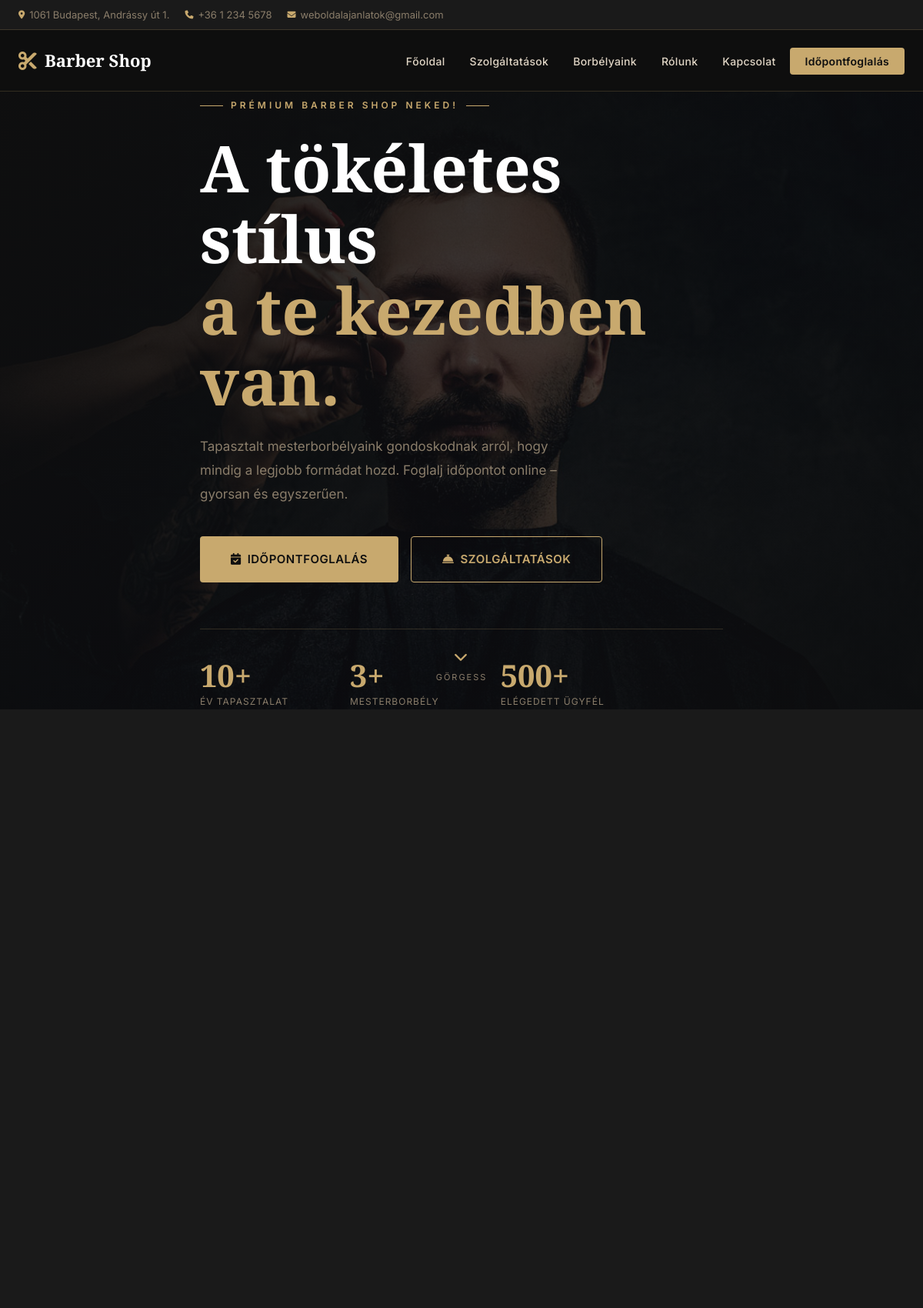
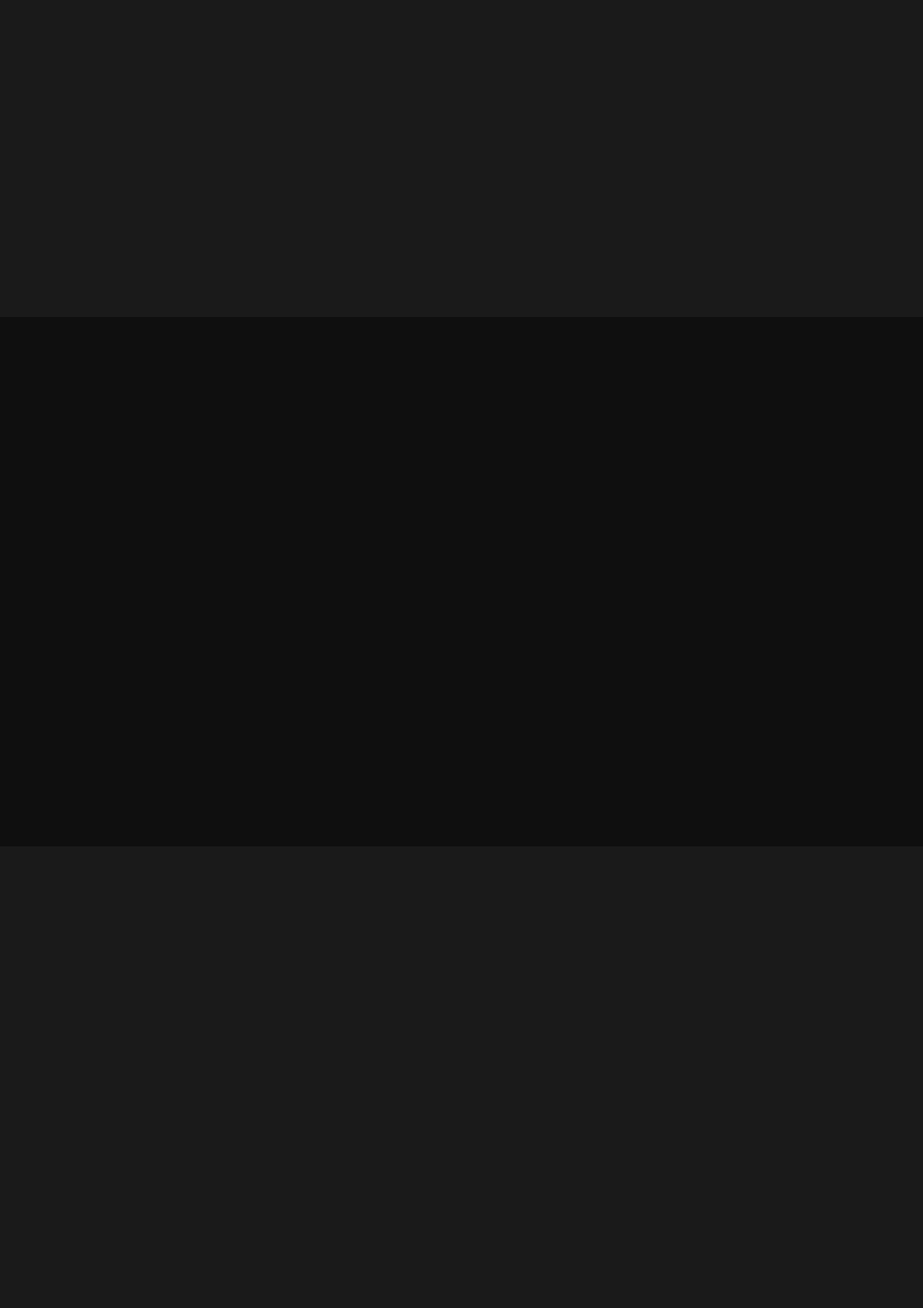
The page / (upper part) on the database its author committed (2 pictures, top to bottom).
### tables this page shows
CREATE TABLE `menu_items` (
  `id` int(11) NOT NULL,
  `menu_id` int(11) NOT NULL,
  `parent_id` int(11) DEFAULT 0,
  `label` varchar(100) NOT NULL,
  `url` varchar(255) DEFAULT NULL,
  `page_id` int(11) DEFAULT NULL,
  `sort_order` int(11) DEFAULT 0,
  `target` varchar(20) DEFAULT '_self'
);

CREATE TABLE `settings` (
  `setting_key` varchar(100) NOT NULL,
  `setting_value` text DEFAULT NULL
);

### includes/functions.php (called while the page is built, shortened)
<?php
function get_setting(string $key, string $default = ''): string {
    global $pdo;
    static $cache = [];
    if (array_key_exists($key, $cache)) return $cache[$key];
    $stmt = $pdo->prepare("SELECT setting_value FROM settings WHERE setting_key = ? LIMIT 1");
    $stmt->execute([$key]);
    $val = $stmt->fetchColumn();
    $cache[$key] = ($val !== false) ? $val : $default;
    return $cache[$key];
}
function e(?string $str): string {
    return htmlspecialchars((string)($str ?? ''), ENT_QUOTES, 'UTF-8');
}

### includes/schema.php (called while the page is built, shortened)
<?php
function schema_local_business(): string {
    $name    = get_setting('site_name',    'Barber Shop');
    $address = get_setting('site_address', '');
    $phone   = get_setting('site_phone',   '');
    $email   = get_setting('site_email',   '');
    $schema = [
        '@context'   => 'https://schema.org',
        '@type'      => 'HairSalon',
        'name'       => $name,
        'url'        => BASE_URL,
        'telephone'  => $phone,
        'email'      => $email,
        'address'    => [
            '@type'         => 'PostalAddress',
            'streetAddress' => $address,
        ],
        'priceRange' => '$$',
        'image'      => BASE_URL . '/assets/images/hero-bg.jpg',
        'openingHoursSpecification' => [
            [
                '@type'     => 'OpeningHoursSpecification',
                'dayOfWeek' => ['Monday','Tuesday','Wednesday','Thursday','Friday'],
                'opens'     => '09:00',
                'closes'    => '18:00',
            ],
            [
                '@type'     => 'OpeningHoursSpecification',
                'dayOfWeek' => 'Saturday',
                'opens'     => '09:00',
                'closes'    => '16:00',
            ],
        ],
    ];
    return '<script type="application/ld+json">'
         . json_encode($schema, JSON_UNESCAPED_UNICODE | JSON_PRETTY_PRINT)
         . '</script>';
}

### index.php (the view, shortened to what this page needs)
<?php
require_once 'includes/db.php';
require_once 'includes/functions.php';
require_once 'includes/schema.php';
$page_meta_title = get_setting('site_name') . ' – ' . get_setting('site_tagline');
$page_meta_desc  = get_setting('meta_description');
$page_schema     = schema_local_business();
$staff = $pdo->query("SELECT * FROM staff WHERE active=1 ORDER BY sort_order ASC LIMIT 4")->fetchAll();
require_once 'templates/header.php';
?>
<section class="hero" id="home">
    <?php $hero_img = get_setting('hero_bg_image'); ?>
    <div class="hero-bg" <?= $hero_img ? 'style="background-image:url(\''.UPLOAD_URL.e($hero_img).'\')"' : '' ?>></div>
    <div class="hero-overlay"></div>
    <div class="container">
        <div class="hero-content">
            <div class="hero-label"><?= e(get_setting('hero_label','Prémium Barber Shop')) ?></div>
            <h1 class="hero-title">
                <?= e(get_setting('hero_title_line1','A tökéletes stílus')) ?>
                <span><?= e(get_setting('hero_title_line2','a te kezedben van.')) ?></span>
            </h1>
            <p class="hero-subtitle"><?= e(get_setting('hero_subtitle','')) ?></p>
            <div class="hero-buttons">
                <a href="<?= e(get_setting('hero_btn1_url', BASE_URL.'/foglalas')) ?>" class="btn btn-gold btn-lg">
                    <i class="fas fa-calendar-check"></i>
                    <?= e(get_setting('hero_btn1_text','Időpontfoglalás')) ?>
                </a>
                <a href="<?= e(get_setting('hero_btn2_url','#services')) ?>" class="btn btn-outline btn-lg">
                    <i class="fas fa-concierge-bell"></i>
                    <?= e(get_setting('hero_btn2_text','Szolgáltatások')) ?>
                </a>
            </div>
            <div class="hero-stats">
                <div>
                    <span class="hero-stat-number"><?= e(get_setting('hero_stat1_num','10+')) ?></span>
                    <span class="hero-stat-label"><?= e(get_setting('hero_stat1_label','Év tapasztalat')) ?></span>
                </div>
                <div>
                    <span class="hero-stat-number"><?= count($staff) ?>+</span>
                    <span class="hero-stat-label"><?= e(get_setting('hero_stat2_label','Mesterborbély')) ?></span>
                </div>
                <div>
                    <span class="hero-stat-number"><?= e(get_setting('hero_stat3_num','500+')) ?></span>
                    <span class="hero-stat-label"><?= e(get_setting('hero_stat3_label','Elégedett ügyfél')) ?></span>
                </div>
            </div>
        </div>
    </div>
    <a href="#services" class="hero-scroll">
        <i class="fas fa-chevron-down"></i>
        <span>Görgess</span>
    </a>
</section>
<section class="section section-darker" id="services">
    <div class="container">
        <div class="services-grid">
        </div>
    </div>
</section>
<section class="section section-dark">
    <div class="container">
        <div class="features-grid">
        </div>
    </div>
</section>
<section class="section section-darker" id="barbers">
    <div class="container">
        <div class="staff-grid">
        </div>
    </div>
</section>
<?php
require_once 'templates/footer.php';
?>

### templates/header.php (shortened to what this page needs)
<?php
require_once __DIR__ . '/../includes/db.php';
require_once __DIR__ . '/../includes/schema.php';
$site_name    = get_setting('site_name', 'Barber Shop');
$site_phone   = get_setting('site_phone', '');
$site_email   = get_setting('site_email', '');
$site_address = get_setting('site_address', '');
$site_logo    = get_setting('site_logo', '');
$facebook_url = get_setting('facebook_url', '');
$instagram_url= get_setting('instagram_url', '');
$favicon      = get_setting('site_favicon', '');
$header_menu = [];
$menu_row = $pdo->query("SELECT id FROM menus WHERE location='header' LIMIT 1")->fetch();
if ($menu_row) {
    $stmt = $pdo->prepare("SELECT * FROM menu_items WHERE menu_id=? AND parent_id=0 ORDER BY sort_order ASC");
    $stmt->execute([$menu_row['id']]);
    $header_menu = $stmt->fetchAll();
}
$current_path = trim(parse_url($_SERVER['REQUEST_URI'], PHP_URL_PATH), '/');
$current_path = preg_replace('#^barber/?#', '', $current_path);
?>
<!DOCTYPE html>
<html lang="hu">
<head>
    <link rel="stylesheet" href="<?= BASE_URL ?>/assets/css/style.css">
    <link rel="stylesheet" href="https://cdnjs.cloudflare.com/ajax/libs/font-awesome/6.5.0/css/all.min.css">
</head>
<body>
<div class="topbar">
    <div class="container">
        <div class="topbar-left">
            <?php if ($site_address): ?>
            <span><i class="fas fa-map-marker-alt"></i> <?= e($site_address) ?></span>
            <?php endif; ?>
            <?php if ($site_phone): ?>
            <a href="tel:<?= e($site_phone) ?>"><i class="fas fa-phone"></i> <?= e($site_phone) ?></a>
            <?php endif; ?>
            <?php if ($site_email): ?>
            <a href="mailto:<?= e($site_email) ?>"><i class="fas fa-envelope"></i> <?= e($site_email) ?></a>
            <?php endif; ?>
        </div>
    </div>
</div>
<header class="site-header" id="siteHeader">
    <div class="container">
        <div class="header-inner">
            <a href="<?= BASE_URL ?>/" class="site-logo">
                <?php if ($site_logo): ?>
                    <img src="<?= UPLOAD_URL . e($site_logo) ?>" alt="<?= e($site_name) ?>">
                <?php else: ?>
                    <span class="logo-icon"><i class="fas fa-cut"></i></span>
                    <span class="logo-text"><?= e($site_name) ?></span>
                <?php endif; ?>
            </a>
            <nav class="main-nav" id="mainNav">
                <ul>
                    <?php foreach ($header_menu as $item): ?>
                    <?php
                    $item_path = trim(parse_url($item['url'], PHP_URL_PATH), '/');
                    $item_path = preg_replace('#^barber/?#', '', $item_path);
                    $is_active = ($current_path === $item_path) ||
                                 ($item_path === '' && $current_path === '');
                    $is_booking = str_contains($item['url'], 'foglalas');
                    ?>
                    <li>
                        <a href="<?= e($item['url']) ?>"
                           class="<?= $is_active ? 'active' : '' ?> <?= $is_booking ? 'nav-booking-btn' : '' ?>"
                           <?= $item['target'] === '_blank' ? 'target="_blank" rel="noopener"' : '' ?>>
                            <?= e($item['label']) ?>
                        </a>
                    </li>
                    <?php endforeach; ?>
                </ul>
            </nav>
        </div>
    </div>
</header>

### rows shown on the page
menu_items: label "Főoldal"
menu_items: label "Szolgáltatások"
menu_items: label "Borbélyaink"
menu_items: label "Rólunk"
menu_items: label "Kapcsolat"
menu_items: label "Időpontfoglalás"
settings: setting_value "PRÉMIUM BARBER SHOP NEKED!"
settings: setting_value "A tökéletes stílus"
settings: setting_value "a te kezedben van."
settings: setting_value "Tapasztalt mesterborbélyaink gondoskodnak arról, hogy mindig a legjobb formádat hozd. Foglalj időpontot online – gyorsan és egyszerűen."
settings: setting_value "IDŐPONTFOGLALÁS"
settings: setting_value "SZOLGÁLTATÁSOK"
settings: setting_value "10+"
settings: setting_value "ÉV TAPASZTALAT"
settings: setting_value "MESTERBORBÉLY"
settings: setting_value "500+"
settings: setting_value "ELÉGEDETT ÜGYFÉL"

### other values the page prints
$site_address "1061 Budapest, Andrássy út 1."
$site_phone "+36 1 234 5678"
$site_email "weboldalajanlatok@gmail.com"
$site_name "Barber Shop"
count($staff) "3"
